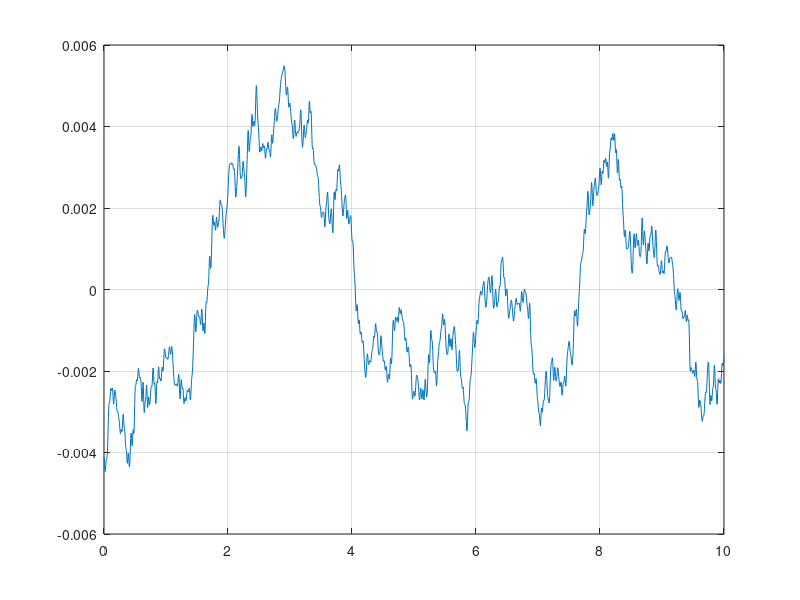

Source code (MATLAB): (Note: this script raises an error after producing the figure.)
    %%
% % save('random_road_profile', 's' ,'zr','zr_dot');
% % load('random_road_profile', 's' ,'zr','zr_dot');
% Data=load('random_road_profile.mat');
% 
% s=Data.s;
% zr=Data.zr;
% zr_dot=Data.zr_dot;
% 
% s=s';
% zr=zr'*0.001;
% zr_dot=zr_dot'*0.001;
% 
% % N=X/300;
% % X_road=X-floor(N)*X;
% 
% X_road=300;
% 
% zrfl=interp1(s,zr,X_road);
% zrfr=interp1(s,zr,X_road);
% zrrl=interp1(s,zr,X_road);
% zrrr=interp1(s,zr,X_road);
% 
% zrfl_dot=interp1(s,zr_dot,X_road);
% zrfr_dot=interp1(s,zr_dot,X_road);
% zrrl_dot=interp1(s,zr_dot,X_road);
% zrrr_dot=interp1(s,zr_dot,X_road);


n=2000;
Omega0=1;
Omega1=0.02*pi;
OmegaN=6*pi;
%% road class
RC=1;
if RC==1 % road class: A(very good)
    sigma=2*10^(-3);
    phi_Omega0=1*10^(-6);
    alpha=0.127;
elseif RC==2 % road class: B(good)
    sigma=4*10^(-3);
    phi_Omega0=4*10^(-6);
    alpha=0.127;
elseif RC==3 % road class: C(average)
     sigma=8*10^(-3);
     phi_Omega0=16*10^(-6);
     alpha=0.127;
elseif RC==4 % road class: D(poor)
     sigma=16*10^(-3);
     phi_Omega0=64*10^(-6);
     alpha=0.127;
elseif RC==5 % road class: E(very poor)
     sigma=32*10^(-3);
     phi_Omega0=256*10^(-6);
     alpha=0.127;
end

N=n;
delta_Omega=(OmegaN-Omega1)/(N-1);
Omega=Omega1:delta_Omega:OmegaN;
%% Phi(omega)
phi_Omega=zeros(1,length(Omega));
for i=1:length(Omega)
if Omega(i)>=0 && Omega(i)<=Omega1
    phi_Omega(i) = phi_Omega0*Omega1^(-2); 
elseif Omega(i)>Omega1 && Omega(i)<=OmegaN
    phi_Omega(i) = phi_Omega0*(Omega(i)/Omega0)^(-2); 
elseif Omega(i)>OmegaN
    phi_Omega(i)=0;
end
end
%%
% delta_Omega=(2*pi)/(L);
% omega0=V*delta_Omega;
% A=zeros(1,length(Omega));
% zr1=zeros(1,length(Omega));
phi=2*pi*randn(1,length(Omega));
% L0=0;
% LN=300;
L0=0;
LN=20;
s=L0:LN/N:LN-LN/N;
zr=zeros(1,length(Omega));
zr_dot=zeros(1,length(Omega));
% for i=1:length(Omega)
% A(i)=sqrt(phi_Omega(i)*(delta_Omega/pi));
% % zr1(i)=A(i)*sin(Omega(i)*s(i)-phi(i));
% % zr(i)=sum(zr1(i));
% end
A=sqrt(phi_Omega.*(delta_Omega/pi));
for i=1:length(Omega)
%     zr(i)=sum(A.*sin(Omega(i)*s(i)-phi));
%     zr(i)=sum(A.*sin(Omega(i)*s(i)+phi));
    zr(i)=sum(A.*cos(2*pi*Omega*s(i)+ phi));
    zr_dot(i)=sum(-2*pi*A.*sin(2*pi*Omega*s(i)+ phi));
end



tf=10;
t_zr=linspace(0,tf,length(zr));
plot(t_zr,zr)
grid on

zr_interp = interp1(t_zr, zr, t14, 'linear', 'extrap');
zr_dot_interp = interp1(t_zr, zr_dot, t14, 'linear', 'extrap');
